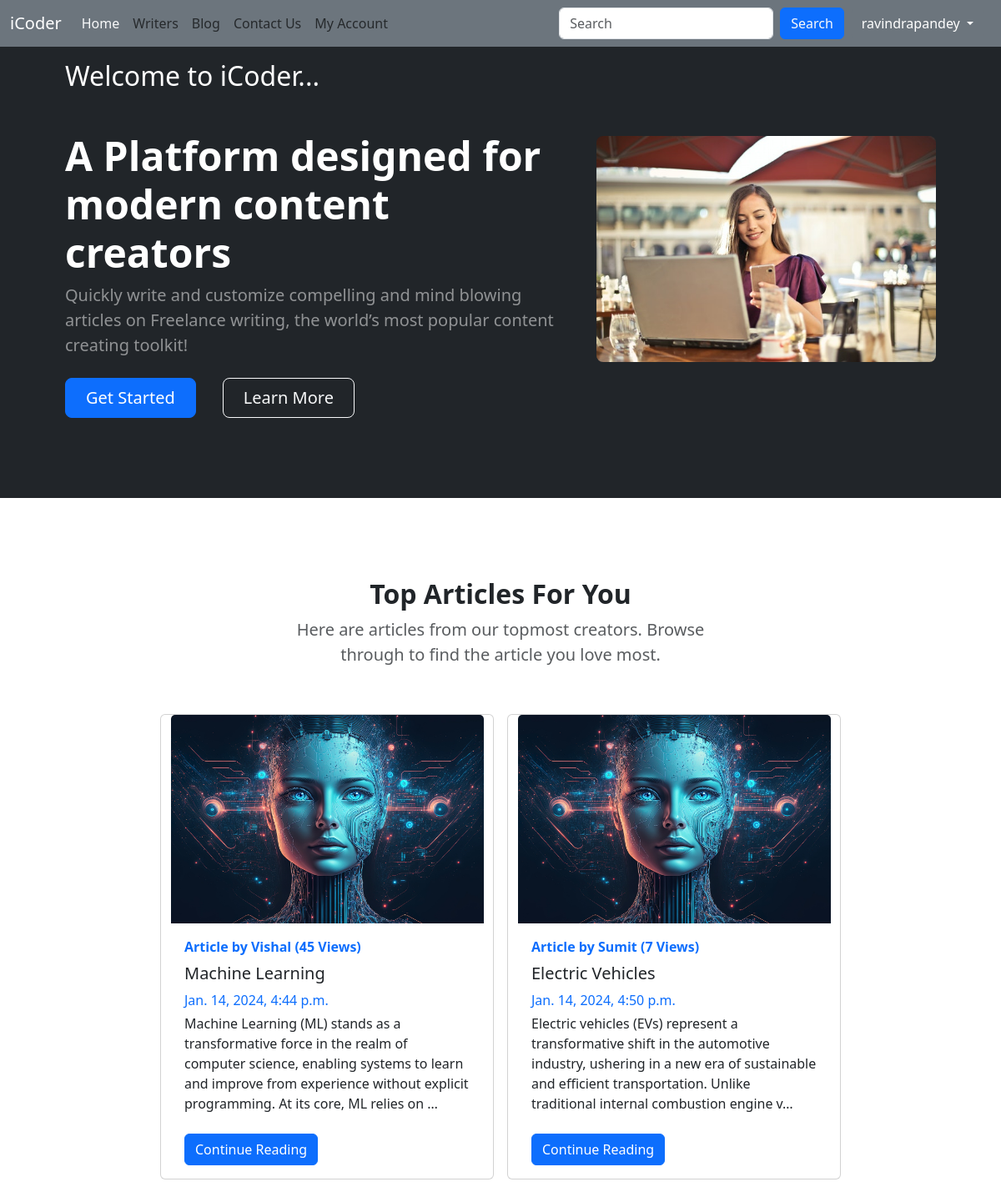
Screenshot of / (signed in) with the database file from the repository.
### blog/models.py (models this page shows, shortened)
class Post(models.Model):
    sno = models.AutoField(primary_key=True)
    username = models.CharField(max_length=15, default="")
    title = models.CharField(max_length=255)
    postImage  = models.ImageField(upload_to='static/img', default='static/img/default.jpg')
    content = models.TextField()
    author = models.CharField(max_length=100)
    slug = models.CharField(max_length=130)
    views = models.IntegerField(default=0)
    timeStamp = models.DateTimeField(default= now)

### home/views.py (the view)
# urls.py: path('', views.HomeView.as_view(), name='home'),
class HomeView(View):
    def get(self, request):
        allPosts = Post.objects.all()
        trendPost = [post for post in allPosts]
        trendPost.sort(key=lambda p: p.views, reverse=True)
        trendPost = trendPost[:3]
        context = {'posts' : trendPost}
        return render(request, 'home/home.html', context)

### templates/home/home.html (shortened to what this page needs)
{% extends "base.html" %}
{% block homeactive %} text-light {% endblock homeactive %}
{% block body %}
<header class="bg-dark py-5">
  <div class="container px-5">
    <div class="row gx-5 align-items-center justify-content-center">
      <div class="col-lg-8 col-xl-7 col-xxl-6 mt-4">
        <h2 class="text-white">Welcome to iCoder...</h2>
        <div class="my-5 text-center text-xl-start">
          <h1 class="display-5 fw-bolder text-white mb-2">A Platform designed for modern content creators</h1>
          <p class="lead fw-normal text-white-50 mb-4">Quickly write and customize compelling and mind blowing articles
            on Freelance writing, the world’s most popular content creating toolkit!</p>
          <div class="d-grid gap-3 d-sm-flex justify-content-sm-center justify-content-xl-start">
            <a class="btn btn-primary btn-lg px-4 me-sm-3" href="/blog">Get Started</a>
            <a class="btn btn-outline-light btn-lg px-4" href="#allblogs">Learn More</a>
          </div>
        </div>
      </div>
      <div class="col-xl-5 col-xxl-6 d-none d-xl-block text-center">
        <img class="img-fluid rounded-3 my-5" src="static/img/happy2.jpg" alt="..." />
      </div>
    </div>
  </div>
</header>
<section class="py-5" id='allblogs'>
  <div class="container px-5 my-5">
    <div class="row gx-5 justify-content-center">
      <div class="col-lg-8 col-xl-6">
        <div class="text-center">
          <h2 class="fw-bolder">Top Articles For You</h2>
          <p class="lead fw-normal text-muted mb-5">Here are articles from our topmost creators. Browse through to find
            the article you love most.</p>
        </div>
      </div>
    </div>
    <div class="row justify-content-center">
      {% for post in posts %}
      <div class="card mx-2 my-2" style="width: 25rem;">
        <img src="/media/{{post.postImage}}" class="card-img-top" alt="...">
        <div class="card-body">
          {% if user.is_authenticated %}
          <a href="/writers/{{post.username}}"><b
              class="d-inline-block mb-2 text-primary underline-hover">Article by
              {{post.author}} ({{post.views}} Views)</b></a>
          {% else %}
          <a href="#"><b class="d-inline-block mb-2 text-primary">Article by
              {{post.author}} ({{post.views}} Views)</b></a>
          {% endif %}
          <h5 class="card-title">{{post.title}}</h5>
          <div class="mb-1 text-primary">{{post.timeStamp}}</div>
          <p class="card-text" style="height: 8rem;">{{post.content|truncatechars:200}}</p>
          <a href="blog/{{post.slug}}" class="btn btn-primary">Continue Reading</a>
        </div>
      </div>
      {% endfor %}
    </div>
  </div>
</section>
{% endblock body %}

### templates/base.html (shortened to what this page needs)
<!doctype html>
<html lang="en">
<head>
  <link href="https://cdn.jsdelivr.net/npm/bootstrap@5.3.2/dist/css/bootstrap.min.css" rel="stylesheet"
>
</head>
<body>
  {% load static %}
  <nav class="navbar navbar-expand-lg bg-secondary fixed-top">
    <div class="container-fluid">
      <a class="navbar-brand text-white" href="/">iCoder</a>
      <div class="collapse navbar-collapse" id="navbarSupportedContent">
        <ul class="navbar-nav me-auto mb-2 mb-lg-0">
          <li class="nav-item">
            <a class="nav-link {% block homeactive %} {% endblock homeactive %}" aria-current="page" href="/">Home</a>
          </li>
          <li class="nav-item">
            <a class="nav-link {% block aboutactive %} {% endblock aboutactive %}" aria-current="page"
              href="/writers">Writers</a>
          </li>
          <li class="nav-item">
            <a class="nav-link {% block blogactive %} {% endblock blogactive %}" aria-current="page"
              href="/blog">Blog</a>
          </li>
          {% if user.is_authenticated %}
          <li class="nav-item">
            <a class="nav-link {% block contactactive %} {% endblock contactactive %}" aria-current="page"
              href="/contact">Contact Us</a>
          </li>
          <li class="nav-item">
            <a class="nav-link {% block myaccountactive %} {% endblock myaccountactive %}" aria-current="page"
              href="/writers/profile/{{ user.username }}">My Account</a>
          </li>
          {% endif %}
        </ul>
        <form method="get" action="/search" class="d-flex" role="search">
          <input name="query" class="form-control me-2" type="search" placeholder="Search" aria-label="Search">
          <button class="btn btn-primary text-light" type="submit">Search</button>
        </form>
        {% if user.is_authenticated %}
        <div class="dropdown">
          <button class="btn btn-secondary dropdown-toggle mx-2" type="button" data-bs-toggle="dropdown"
            aria-expanded="false">
            {{ user.username }}
          </button>
        </div>
        {% endif %}
      </div>
    </div>
  </nav>
  {% block body %}
  {% endblock body %}
</body>
</html>

### templates/home/home.html (style rules this page uses)
.card-img-top { min-height: 250px; max-height: 250px; min-width: 375px; max-width: 375px; }

### rows the page displays
Post: postImage (picture), author "Vishal", views "45", title "Machine Learning", timeStamp "Jan. 14, 2024, 4:44 p.m.", content "Machine Learning (ML) stands as a transformative force in the realm of computer science, enabling systems to learn and improve from experience without explicit programming. At its core, ML relies on …"
Post: postImage (picture), author "Sumit", views "7", title "Electric Vehicles", timeStamp "Jan. 14, 2024, 4:50 p.m.", content "Electric vehicles (EVs) represent a transformative shift in the automotive industry, ushering in a new era of sustainable and efficient transportation. Unlike traditional internal combustion engine v…"

### other values shown
{{ user.username }} "ravindrapandey"
